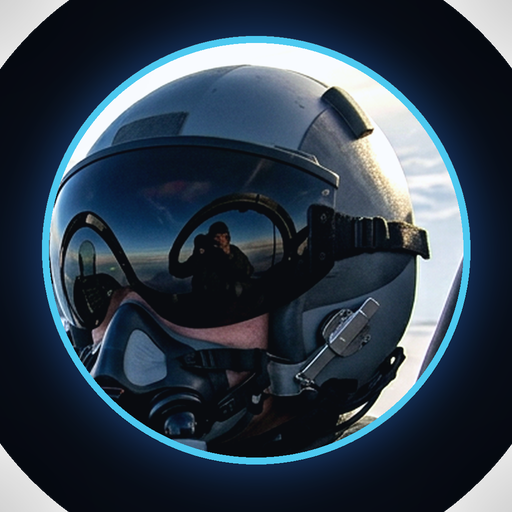

The Python source for this figure:
"""Logo « pilote de chasse » à partir d'une photo (cockpit F-15).

Découpe la tête du pilote (casque + visière + masque), la pose dans une pastille
ronde sur fond bleu nuit avec anneau cyan, et écrit eb_logo.png / eb_logo.ico.

    .venv/Scripts/python.exe eb_logo_photo.py "chemin/photo.png"

Rognage par défaut réglé pour la photo fournie (1376x768). Modifier CROP pour
une autre image : (gauche, haut, droite, bas).
"""
import os

from PIL import Image, ImageDraw, ImageEnhance, ImageFilter

HERE = os.path.dirname(os.path.abspath(__file__))
SRC = None
CROP = (862, 26, 1202, 366)        # tête du pilote dans la photo d'origine
S = 1024
NAVY_MID = (16, 26, 44)
NAVY_EDGE = (6, 10, 18)
CYAN = (76, 201, 240)
BLUE = (47, 129, 247)
CENTER = (512, 500)
RADIUS = 428


def radial_bg():
    img = Image.new("RGBA", (S, S), (0, 0, 0, 0))
    d = ImageDraw.Draw(img)
    for i in range(120, 0, -1):
        t = i / 120
        col = (int(NAVY_EDGE[0] + (NAVY_MID[0] - NAVY_EDGE[0]) * (1 - t)),
               int(NAVY_EDGE[1] + (NAVY_MID[1] - NAVY_EDGE[1]) * (1 - t)),
               int(NAVY_EDGE[2] + (NAVY_MID[2] - NAVY_EDGE[2]) * (1 - t)), 255)
        r = S * 0.62 * t
        d.ellipse([S / 2 - r, S / 2 - r, S / 2 + r, S / 2 + r], fill=col)
    return img


def portrait(src_path):
    im = Image.open(src_path).convert("RGB")
    w, h = im.size
    cx0, cy0, cx1, cy1 = CROP
    # recadrage carré centré sur la tête
    side = min(cx1 - cx0, cy1 - cy0, w - cx0, h - cy0)
    box = (cx0, cy0, cx0 + side, cy0 + side)
    p = im.crop(box).resize((RADIUS * 2, RADIUS * 2), Image.LANCZOS)
    # étalonnage « verre de visière » : un peu plus froid et contrasté
    p = ImageEnhance.Color(p).enhance(1.08)
    p = ImageEnhance.Contrast(p).enhance(1.12)
    p = ImageEnhance.Brightness(p).enhance(1.04)
    cool = Image.new("RGB", p.size, (150, 190, 255))
    p = Image.blend(p, cool, 0.06)
    return p


def build(src_path, out_dir=HERE):
    base = radial_bg()

    # halo derrière le portrait
    glow = Image.new("RGBA", (S, S), (0, 0, 0, 0))
    ImageDraw.Draw(glow).ellipse(
        [CENTER[0] - RADIUS - 40, CENTER[1] - RADIUS - 40,
         CENTER[0] + RADIUS + 40, CENTER[1] + RADIUS + 40],
        fill=BLUE + (120,))
    glow = glow.filter(ImageFilter.GaussianBlur(60))
    base.alpha_composite(glow)

    photo = portrait(src_path)

    # masque rond + léger dégradé sombre en bas (lisibilité de l'anneau)
    mask = Image.new("L", (RADIUS * 2, RADIUS * 2), 0)
    ImageDraw.Draw(mask).ellipse([0, 0, RADIUS * 2, RADIUS * 2], fill=255)
    mask = mask.filter(ImageFilter.GaussianBlur(1.2))

    canvas = Image.new("RGBA", (S, S), (0, 0, 0, 0))
    canvas.paste(photo, (CENTER[0] - RADIUS, CENTER[1] - RADIUS), mask)

    d = ImageDraw.Draw(canvas)
    # anneau intérieur fin (accent bleu) puis anneau cyan principal
    d.ellipse([CENTER[0] - RADIUS + 6, CENTER[1] - RADIUS + 6,
               CENTER[0] + RADIUS - 6, CENTER[1] + RADIUS - 6],
              outline=(255, 255, 255, 70), width=4)
    d.ellipse([CENTER[0] - RADIUS, CENTER[1] - RADIUS,
               CENTER[0] + RADIUS, CENTER[1] + RADIUS],
              outline=CYAN + (255,), width=14)

    out = Image.alpha_composite(base, canvas)

    # vignette légère pour asseoir le tout
    vig = Image.new("L", (S, S), 0)
    ImageDraw.Draw(vig).ellipse([-S * 0.15, -S * 0.15, S * 1.15, S * 1.15], fill=255)
    vig = vig.filter(ImageFilter.GaussianBlur(120))
    dark = Image.new("RGBA", (S, S), (0, 0, 0, 120))
    out = Image.composite(out, Image.alpha_composite(out, dark), vig)

    png = out.resize((512, 512), Image.LANCZOS)
    png.save(os.path.join(out_dir, "eb_logo.png"))
    out.save(os.path.join(out_dir, "eb_logo_1024.png"))
    sizes = [(256, 256), (128, 128), (64, 64), (48, 48), (32, 32), (24, 24), (16, 16)]
    out.save(os.path.join(out_dir, "eb_logo.ico"), format="ICO", sizes=sizes)
    print("logo photo genere dans", out_dir)


if __name__ == "__main__":
    import sys
    SRC = sys.argv[1] if len(sys.argv) > 1 else None
    if not SRC or not os.path.exists(SRC):
        raise SystemExit("usage: eb_logo_photo.py <photo.png>")
    build(SRC)
